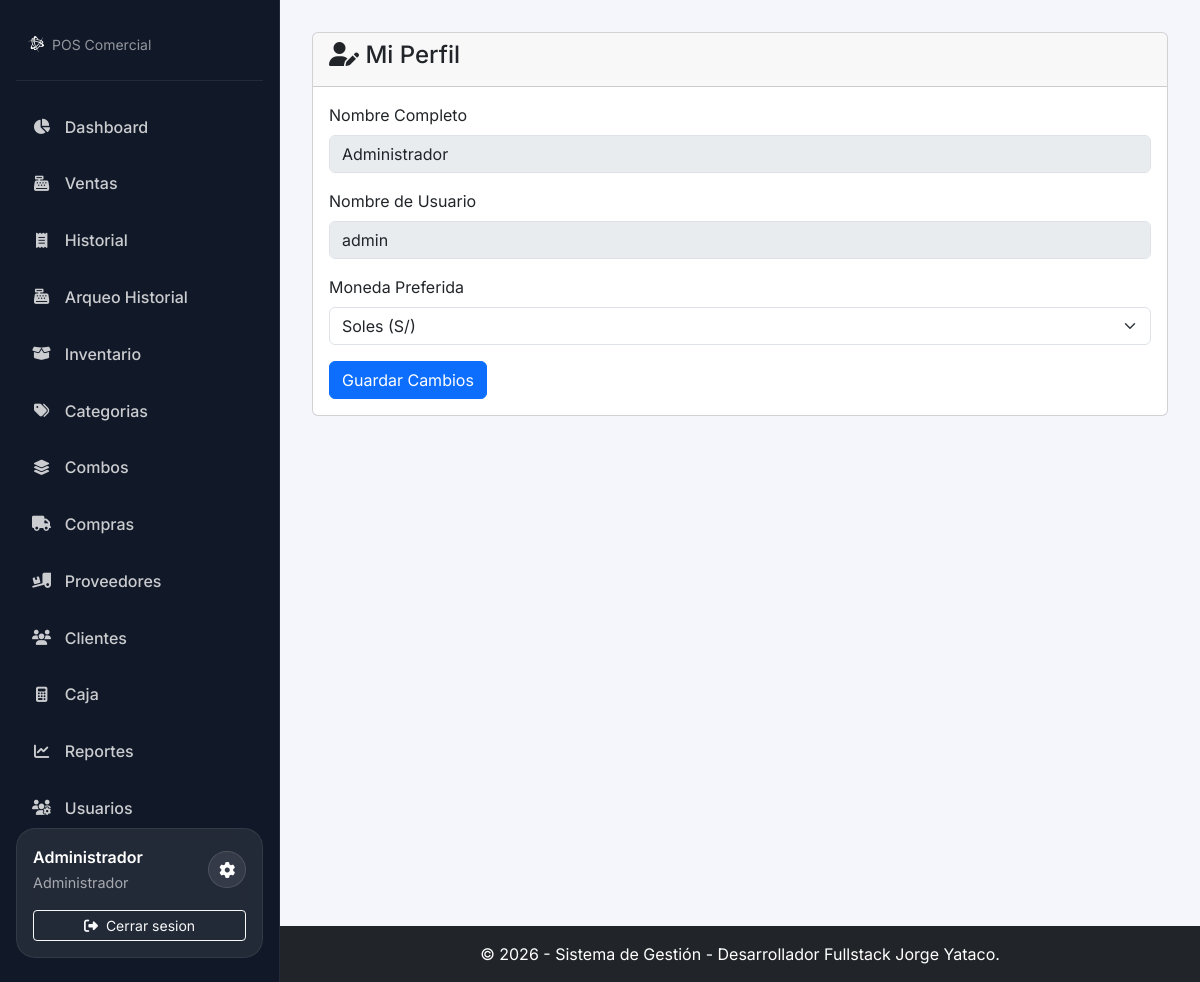
Page /modules/perfil/index.php (signed in) on the committed database.
### tables this page shows
CREATE TABLE `usuarios` (
  `id_usuario` int(11) NOT NULL,
  `nombre_completo` varchar(100) NOT NULL,
  `username` varchar(50) NOT NULL,
  `password` varchar(255) NOT NULL COMMENT 'Guardar siempre contraseñas hasheadas',
  `id_rol` int(11) NOT NULL,
  `moneda` varchar(5) NOT NULL DEFAULT '$' COMMENT 'Símbolo de la moneda preferida',
  `activo` tinyint(1) NOT NULL DEFAULT 1,
  `fecha_creacion` timestamp NOT NULL DEFAULT current_timestamp()
);

### modules/perfil/index.php (the view, shortened to what this page needs)
<?php
require_once __DIR__ . '/../../includes/header.php';
$stmt = $conexion->prepare("SELECT nombre_completo, username, moneda FROM usuarios WHERE id_usuario = ?");
$stmt->bind_param("i", $_SESSION['id_usuario']);
$stmt->execute();
$usuario = $stmt->get_result()->fetch_assoc();
?>
<div class="card">
    <div class="card-header">
        <h4><i class="fas fa-user-edit"></i> Mi Perfil</h4>
    </div>
    <div class="card-body">
        <form action="guardar.php" method="POST">
            <div class="mb-3">
                <label class="form-label">Nombre Completo</label>
                <input type="text" class="form-control" value="<?php echo htmlspecialchars($usuario['nombre_completo']); ?>" disabled>
            </div>
            <div class="mb-3">
                <label class="form-label">Nombre de Usuario</label>
                <input type="text" class="form-control" value="<?php echo htmlspecialchars($usuario['username']); ?>" disabled>
            </div>
            <div class="mb-3">
                <label for="moneda" class="form-label">Moneda Preferida</label>
                <select name="moneda" id="moneda" class="form-select">
                    <option value="S/" <?php echo ($usuario['moneda'] == 'S/') ? 'selected' : ''; ?>>Soles (S/)</option>
                    </select>
            </div>
            <button type="submit" class="btn btn-primary">Guardar Cambios</button>
        </form>
    </div>
</div>
<?php require_once __DIR__ . '/../../includes/footer.php'; ?>

### assets/css/style.css (style rules this page uses)
body { display: flex; flex-direction: column; min-height: 100vh; }

### includes/header.php (style rules this page uses)
:root { --app-sidebar-width: 280px; --app-sidebar-bg: #111827; --app-sidebar-border: rgba(255, 255, 255, 0.08); --app-sidebar-text: rgba(255, 255, 255, 0.78); --app-sidebar-text-strong: #ffffff; --app-sidebar-hover: rgba(255, 255, 255, 0.08); --app-sidebar-active: linear-gradient(135deg, #2563eb 0%, #1d4ed8 100%); --app-body-bg: #f4f6fb; --app-card-bg: rgba(255, 255, 255, 0.08); }
html, body { min-height: 100%; }
body { font-family: 'Inter', sans-serif; background-color: var(--app-body-bg); color: #111827; }

### rows in the picture
usuarios: nombre_completo "Administrador", username "admin", moneda "Soles (S/)"

### other values in the picture
$item['label'] "Dashboard"
$item['label'] "Ventas"
$item['label'] "Historial"
$item['label'] "Arqueo Historial"
$item['label'] "Inventario"
$item['label'] "Categorias"
$item['label'] "Combos"
$item['label'] "Compras"
$item['label'] "Proveedores"
$item['label'] "Clientes"
$item['label'] "Caja"
$item['label'] "Reportes"
$item['label'] "Usuarios"
$nombreUsuarioSidebar "Administrador"
$rolUsuarioSidebar "Administrador"
